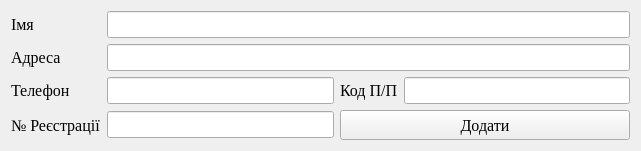
<?xml version="1.0" encoding="UTF-8"?>
<ui version="4.0">
 <class>custumers</class>
 <widget class="QWidget" name="custumers">
  <property name="windowModality">
   <enum>Qt::ApplicationModal</enum>
  </property>
  <property name="geometry">
   <rect>
    <x>0</x>
    <y>0</y>
    <width>641</width>
    <height>151</height>
   </rect>
  </property>
  <property name="minimumSize">
   <size>
    <width>641</width>
    <height>151</height>
   </size>
  </property>
  <property name="maximumSize">
   <size>
    <width>641</width>
    <height>151</height>
   </size>
  </property>
  <property name="font">
   <font>
    <family>Times New Roman</family>
    <pointsize>12</pointsize>
   </font>
  </property>
  <property name="focusPolicy">
   <enum>Qt::NoFocus</enum>
  </property>
  <property name="windowTitle">
   <string>Додати замовника</string>
  </property>
  <layout class="QGridLayout" name="gridLayout">
   <item row="0" column="0">
    <widget class="QLabel" name="label">
     <property name="text">
      <string>Імя</string>
     </property>
    </widget>
   </item>
   <item row="1" column="0">
    <widget class="QLabel" name="label_2">
     <property name="text">
      <string>Адреса</string>
     </property>
    </widget>
   </item>
   <item row="2" column="0">
    <widget class="QLabel" name="label_3">
     <property name="text">
      <string>Телефон</string>
     </property>
    </widget>
   </item>
   <item row="2" column="1">
    <widget class="QLineEdit" name="lineEdit_3"/>
   </item>
   <item row="2" column="2">
    <widget class="QLabel" name="label_4">
     <property name="text">
      <string>Код П/П</string>
     </property>
    </widget>
   </item>
   <item row="2" column="3">
    <widget class="QLineEdit" name="lineEdit_4"/>
   </item>
   <item row="3" column="0">
    <widget class="QLabel" name="label_5">
     <property name="text">
      <string>№ Реєстрації</string>
     </property>
    </widget>
   </item>
   <item row="3" column="1">
    <widget class="QLineEdit" name="lineEdit_5"/>
   </item>
   <item row="3" column="2" colspan="2">
    <widget class="QPushButton" name="pushButton">
     <property name="enabled">
      <bool>true</bool>
     </property>
     <property name="minimumSize">
      <size>
       <width>0</width>
       <height>30</height>
      </size>
     </property>
     <property name="text">
      <string>Додати</string>
     </property>
     <property name="icon">
      <iconset resource="ico.qrc">
       <normaloff>:/ico/Button Add.ico</normaloff>:/ico/Button Add.ico</iconset>
     </property>
    </widget>
   </item>
   <item row="1" column="1" colspan="3">
    <widget class="QLineEdit" name="lineEdit_2"/>
   </item>
   <item row="0" column="1" colspan="3">
    <widget class="QLineEdit" name="lineEdit"/>
   </item>
  </layout>
 </widget>
 <tabstops>
  <tabstop>lineEdit</tabstop>
  <tabstop>lineEdit_2</tabstop>
  <tabstop>lineEdit_3</tabstop>
  <tabstop>lineEdit_4</tabstop>
  <tabstop>lineEdit_5</tabstop>
  <tabstop>pushButton</tabstop>
 </tabstops>
 <resources>
  <include location="ico.qrc"/>
 </resources>
 <connections/>
</ui>
